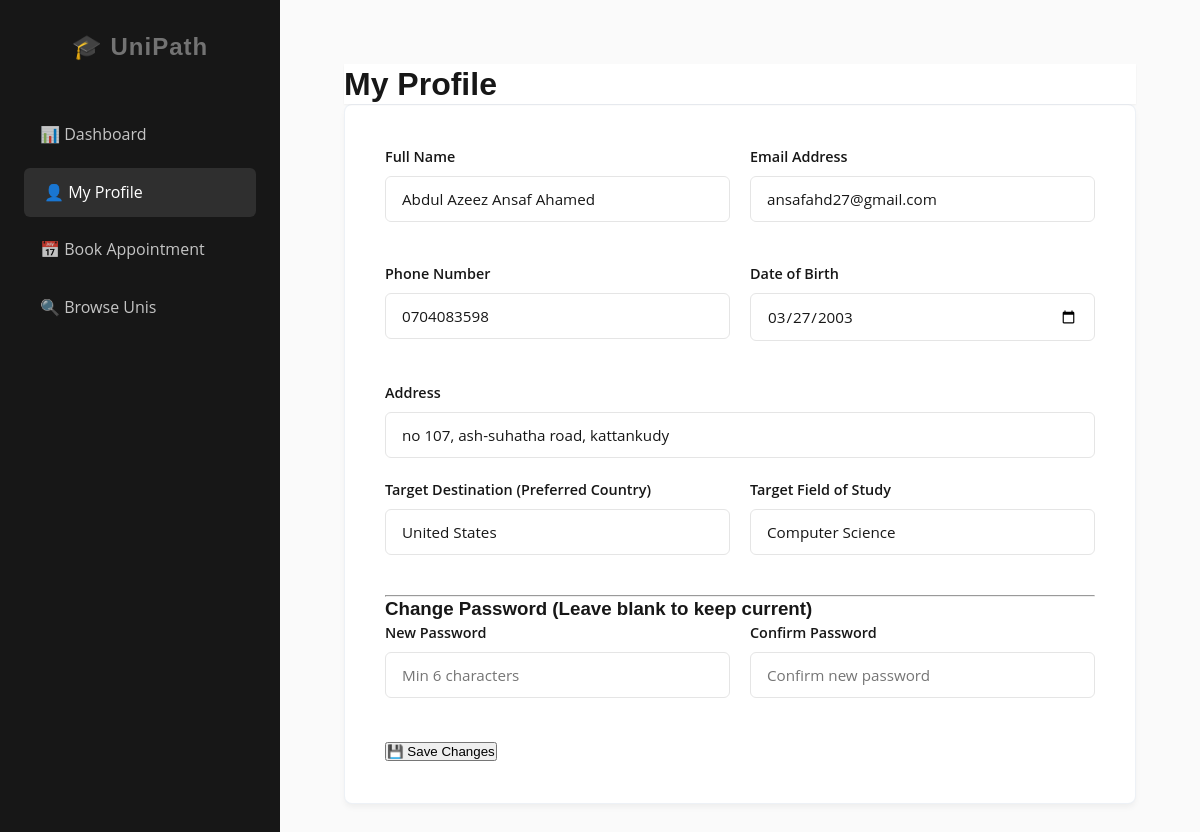
/student/profile.php (signed in), run on the app's committed database.
### tables this page shows
CREATE TABLE `student_profiles` (
  `profile_id` int(11) NOT NULL,
  `user_id` int(11) NOT NULL,
  `full_name` varchar(100) DEFAULT NULL,
  `phone` varchar(20) DEFAULT NULL,
  `date_of_birth` date DEFAULT NULL,
  `address` text DEFAULT NULL,
  `target_destination` varchar(50) DEFAULT NULL,
  `target_field` varchar(50) DEFAULT NULL
);

CREATE TABLE `users` (
  `user_id` int(11) NOT NULL,
  `username` varchar(50) NOT NULL,
  `email` varchar(100) NOT NULL,
  `password` varchar(255) NOT NULL,
  `role` enum('student','admin') NOT NULL DEFAULT 'student'
);

### student/profile.php (the view, shortened to what this page needs)
<?php
include '../includes/db_connect.php';
$user_id = $_SESSION['user_id'];
$fetch_sql = "SELECT u.email, sp.full_name, sp.phone, sp.address, sp.date_of_birth, sp.target_destination, sp.target_field
              FROM users u
              LEFT JOIN student_profiles sp ON u.user_id = sp.user_id
              WHERE u.user_id = '$user_id'";
$result = mysqli_query($conn, $fetch_sql) or die('Error: ' . mysqli_error($conn));
$data = mysqli_fetch_array($result);
$user = [
    'email' => $data['email'],
    'name' => $data['full_name'] ?? $_SESSION['username'],
    'phone' => $data['phone'],
    'address' => $data['address'],
    'dob' => $data['date_of_birth'],
    'destination' => $data['target_destination'],
    'field' => $data['target_field']
];
?>
<!DOCTYPE html>
<html lang="en">
<head>
    <link rel="stylesheet" href="../assets/css/style.css">
</head>
<body>
    <div class="dashboard-container">
        <?php include 'sidebar.php'; ?>
        <div class="main-content">
            <header class="dashboard-title">
                <h1>My Profile</h1>
            </header>
            <div class="content-section">
                <form action="" method="POST" onsubmit="return CheckForm(this)" novalidate>
                    <div class="form-row">
                        <div class="form-group">
                            <label class="form-label">Full Name</label>
                            <input type="text" name="name" value="<?php echo htmlspecialchars($user['name'] ?? ''); ?>"
                                required class="form-input">
                        </div>
                        <div class="form-group">
                            <label class="form-label">Email Address</label>
                            <input type="email" value="<?php echo htmlspecialchars($user['email'] ?? ''); ?>" readonly
                                class="form-input form-input-readonly">
                        </div>
                    </div>
                    <div class="form-row">
                        <div class="form-group">
                            <label class="form-label">Phone Number</label>
                            <input type="text" name="phone" value="<?php echo htmlspecialchars($user['phone'] ?? ''); ?>"
                                required class="form-input">
                        </div>
                        <div class="form-group">
                            <label class="form-label">Date of Birth</label>
                            <input class="form-input" type="date" name="dob"
                                value="<?php echo htmlspecialchars($user['dob'] ?? ''); ?>">
                        </div>
                    </div>
                    <div class="form-group">
                        <label class="form-label">Address</label>
                        <input type="text" name="address" value="<?php echo htmlspecialchars($user['address'] ?? ''); ?>"
                            class="form-input">
                    </div>
                    <div class="form-row">
                        <div class="form-group">
                            <label class="form-label">Target Destination (Preferred Country)</label>
                            <input type="text" name="destination"
                                value="<?php echo htmlspecialchars($user['destination'] ?? ''); ?>"
                                placeholder="e.g. UK, USA, Canada" class="form-input">
                        </div>
                        <div class="form-group">
                            <label class="form-label">Target Field of Study</label>
                            <input type="text" name="field" value="<?php echo htmlspecialchars($user['field'] ?? ''); ?>"
                                placeholder="e.g. Computer Science, Business" class="form-input">
                        </div>
                    </div>
                    <hr class="section-divider">
                    <h3 class="section-subtitle">Change Password <span class="subtitle-note">(Leave blank to keep
                            current)</span></h3>
                    <div class="form-row">
                        <div class="form-group">
                            <label class="form-label">New Password</label>
                            <input type="password" name="password" placeholder="Min 6 characters" class="form-input">
                        </div>
                        <div class="form-group">
                            <label class="form-label">Confirm Password</label>
                            <input type="password" name="confirm_password" placeholder="Confirm new password"
                                class="form-input">
                        </div>
                    </div>
                    <div class="form-actions">
                        <button type="submit" name="submit" class="btn-update">💾 Save Changes</button>
                    </div>
                </form>
            </div>
        </div>
    </div>
</body>
</html>

### assets/css/style.css (style rules this page uses)
:root { --primary-color: #171717; --primary-light: #404040; --secondary-color: #737373; --accent-color: #171717; --primary-hover: #000000; --text-main: #171717; --text-body: #525252; --text-light: #a3a3a3; --bg-body: #fafafa; --bg-surface: #ffffff; --border-color: #e5e5e5; --success-color: #15803d; --warning-color: #b45309; --danger-color: #b91c1c; --font-heading: "Poppins", sans-serif; --font-body: "Open Sans", sans-serif; --radius-sm: 4px; --radius-md: 6px; --radius-lg: 8px; --radius-xl: 12px; --radius-full: 9999px; --shadow-sm: 0 1px 2px 0 rgba(0, 0, 0, 0.05); --shadow-md: 0 4px 6px -1px rgba(0, 0, 0, 0.02); --shadow-lg: 0 10px 15px -3px rgba(0, 0, 0, 0.03); --shadow-hover: 0 10px 15px -3px rgba(0, 0, 0, 0.05); }
* { margin: 0; padding: 0; box-sizing: border-box; }
body { font-family: var(--font-body); background-color: var(--bg-body); color: var(--text-main); line-height: 1.6; -webkit-font-smoothing: antialiased; }
h1, h2, h3, h4, h5, h6 { font-family: var(--font-heading); font-weight: 600; color: var(--primary-color); line-height: 1.25; }
header { background: var(--bg-surface); position: sticky; top: 0; z-index: 10; box-shadow: var(--shadow-sm); }
.card, .content-section, .stat-card, .uni-card, .story-card, .value-card, .blog-card, .team-card, .service-card { background: var(--bg-surface); border-radius: var(--radius-lg); box-shadow: 0 4px 6px -1px rgba(0, 0, 0, 0.05); border: 1px solid var(--border-color); transition: all 0.3s ease; overflow: hidden; }
.card, .content-section, .stat-card { border: 1px solid rgba(226, 232, 240, 0.6); }
.content-section { padding: 2.5rem; margin-bottom: 2rem; }
.form-group { margin-bottom: 1.25rem; }
.form-row { display: grid; grid-template-columns: 1fr 1fr; gap: 20px; margin-bottom: 1.25rem; }
.form-group label { display: block; margin-bottom: 0.5rem; font-weight: 600; font-size: 0.9rem; color: var(--text-main); }
.form-control, input[type="text"], input[type="email"], input[type="password"], input[type="number"], input[type="date"], select, textarea { width: 100%; padding: 0.75rem 1rem; font-family: var(--font-body); font-size: 0.95rem; color: var(--text-main); background: var(--bg-surface); border: 1px solid var(--border-color); border-radius: var(--radius-md); transition: all 0.2s ease; }
.dashboard-container { display: flex; min-height: 100vh; background-color: var(--bg-body); }
.main-content { flex: 1; padding: 4rem; overflow-y: auto; }

### data on the page
student_profiles: name "Abdul Azeez Ansaf Ahamed", user.email "ansafahd27@gmail.com", phone "0704083598", dob "03/27/2003", address "no 107, ash-suhatha road, kattankudy", destination "United States", field "Computer Science"
